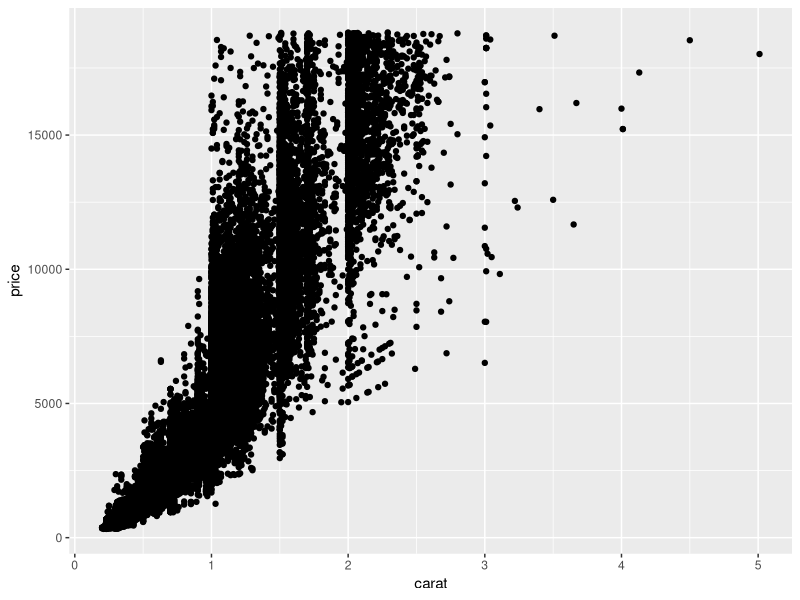
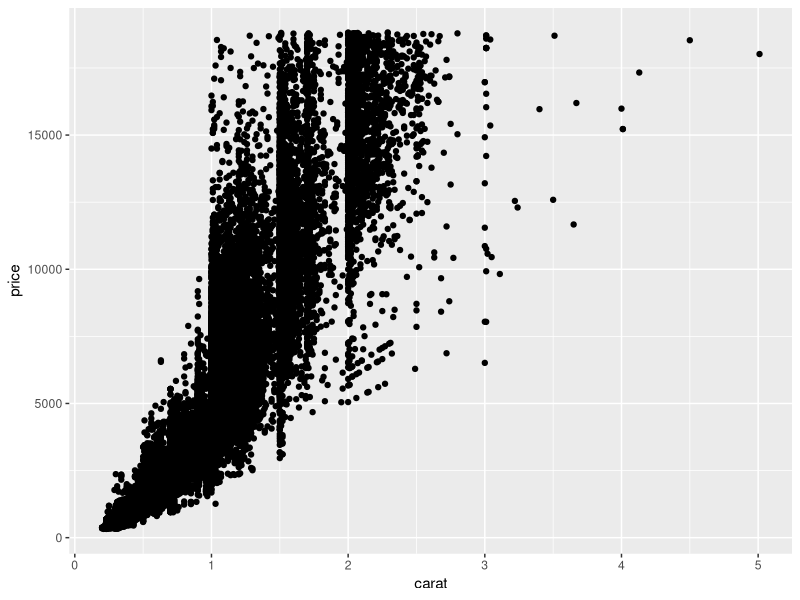
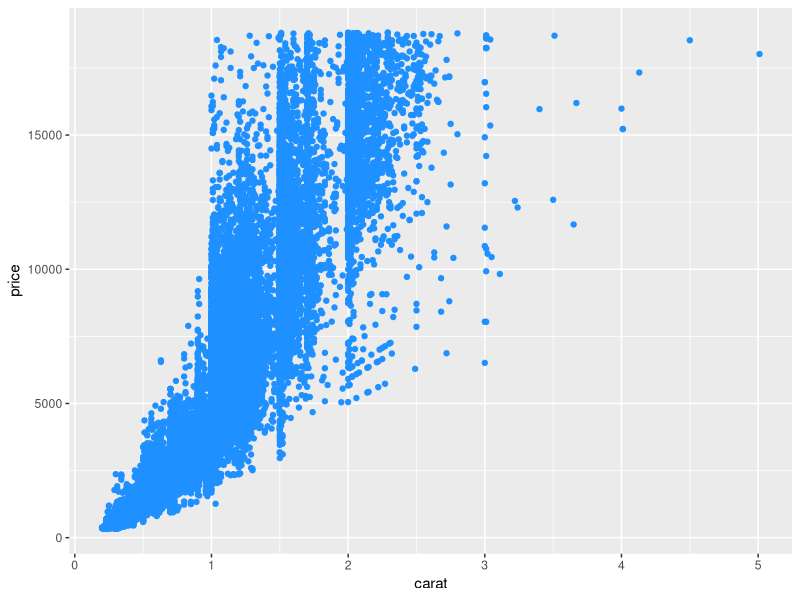
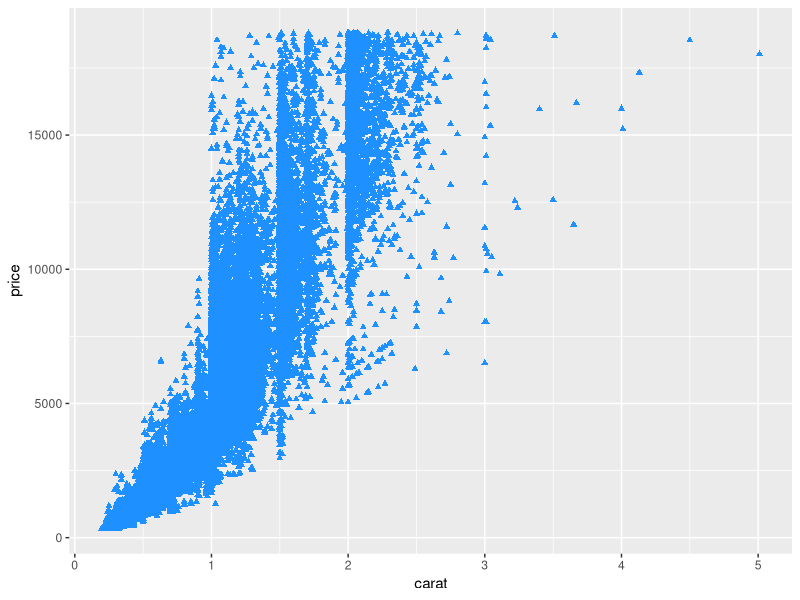
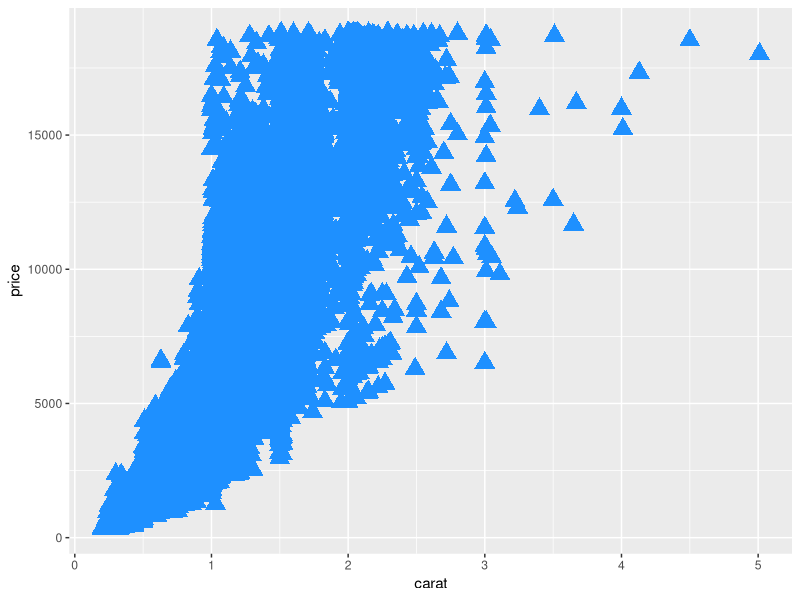
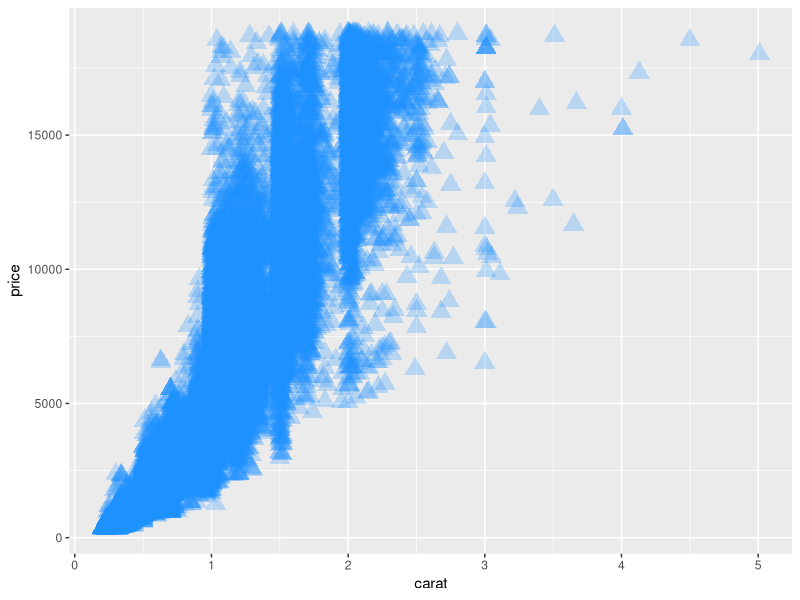
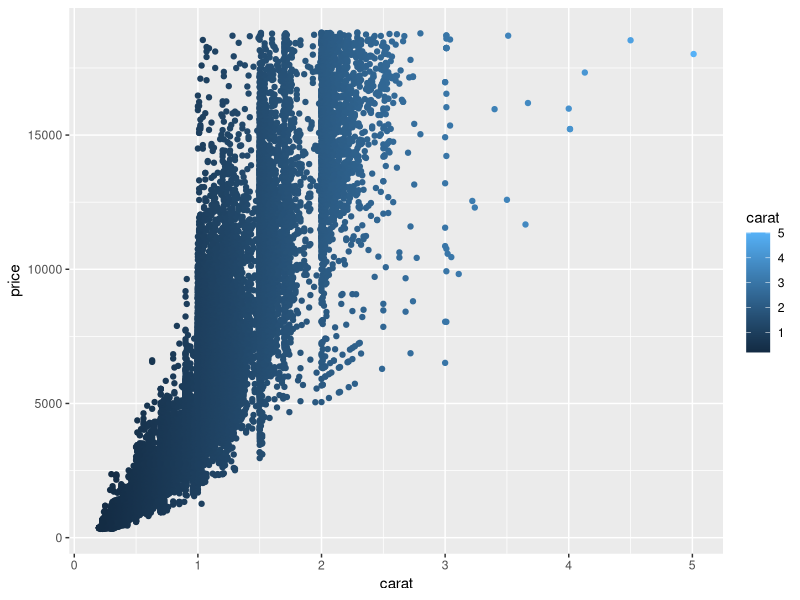
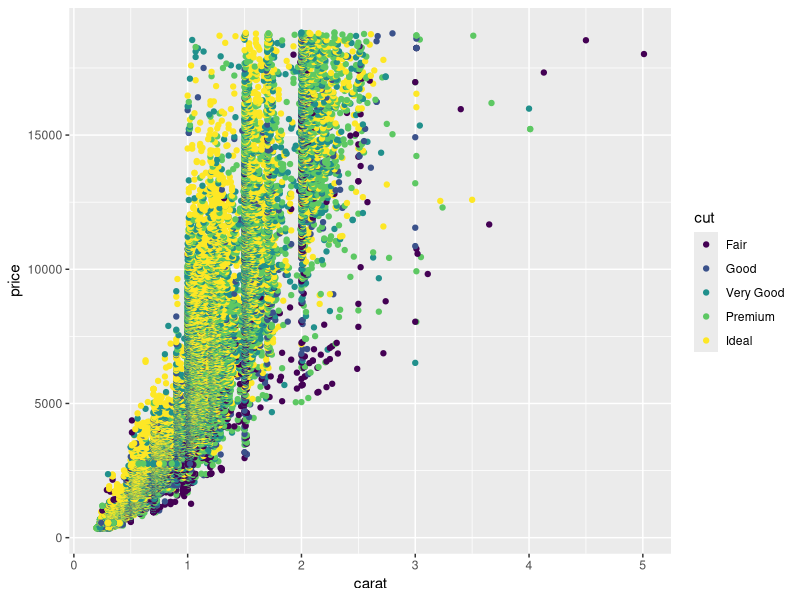

Here is the R script that generated these plots, in order:
## ---- chunk 1
knitr::opts_chunk$set(echo = TRUE)


## ---- chunk 2
#install.packages("tidyverse")
library(tidyverse)

data(diamonds)
head(diamonds)
## ---- chunk 3
ggplot(data = diamonds,aes(x=carat, y=price)) +
  geom_point()

#or

ggplot() +
  geom_point(data = diamonds,aes(x=carat, y=price))
## ---- chunk 4
#color
ggplot() +
  geom_point(data = diamonds,aes(x=carat, y=price), colour ="dodgerblue")

#shape
ggplot() +
  geom_point(data = diamonds,aes(x=carat, y=price), colour ="dodgerblue", shape = 17)

#size
ggplot() +
  geom_point(data = diamonds,aes(x=carat, y=price), colour ="dodgerblue", shape = 17, size =5)

#alpha
ggplot() +
  geom_point(data = diamonds,aes(x=carat, y=price), colour ="dodgerblue", shape = 17, size =5, alpha = 0.25)

## ---- chunk 5
#color
#numeric
ggplot() +
  geom_point(data = diamonds,aes(x=carat, y=price, colour=carat))

#factor
ggplot() +
  geom_point(data = diamonds,aes(x=carat, y=price, colour=cut))

#shape
ggplot() +
  geom_point(data = diamonds,aes(x=carat, y=price, colour=carat, shape = cut))

#size
ggplot() +
  geom_point(data = diamonds,aes(x=carat, y=price, colour=carat,size = carat))

#alpha
ggplot() +
  geom_point(data = diamonds,aes(x=carat, y=price, colour=carat, alpha = carat))

## ---- chunk 6
fake_data = data.frame(Type = rep(c("A","B","C"),  each = 30),
                       Value = c(rnorm(30, mean = 50, sd = 5),
                                 rnorm(30, mean = 70, sd = 3),
                                 rnorm(30, mean = 20, sd = 8)))

fake_data_sum <- fake_data %>% 
                  group_by(Type) %>% 
                  summarise(M_val = mean(Value),
                            SE_val = sd(Value)/sqrt(length(Value))) %>% 
                  mutate(CI_lo = M_val - 1.96 * SE_val,
                         CI_hi = M_val + 1.96 * SE_val)

## ---- chunk 7
ggplot() + 
  geom_bar(data = fake_data_sum, aes(x = Type, y = M_val), stat = "identity") + 
  theme_bw()

ggplot() + 
  geom_bar(data = fake_data_sum, aes(x = Type, y = M_val, fill = Type), stat = "identity") + 
  theme_bw()
## ---- chunk 8
# manual
ggplot() + 
  geom_bar(data = fake_data_sum, aes(x = Type, y = M_val, fill = Type), stat = "identity", colour = "black") + 
  scale_fill_manual(values = c("A" = "red", "B" = "blue", "C" = "green")) +
  labs(x = "Type", y = "Value") + 
  theme_bw()

# color brewer [http://colorbrewer2.org/#type=sequential&scheme=BuGn&n=3]
ggplot() + 
  geom_bar(data = fake_data_sum, aes(x = Type, y = M_val, fill = Type), stat = "identity", colour = "black") + 
  scale_fill_brewer(palette = "Spectral") +
  labs(x = "Type", y = "Value") + 
  theme_bw()
## ---- chunk 9

ggplot() + 
  geom_bar(data = fake_data_sum, aes(x = Type, y = M_val, fill = Type), stat = "identity", colour = "black") + 
  scale_fill_brewer(palette = "Spectral") +
  scale_y_continuous(limits = c(0, 40)) +
  labs(x = "Type", y = "Value") + 
  theme_bw()

ggplot() + 
  geom_bar(data = fake_data_sum, aes(x = Type, y = M_val, fill = Type), stat = "identity", colour = "black") + 
  scale_fill_brewer(palette = "Spectral") +
  coord_cartesian(ylim = c(0, 30)) +
  labs(x = "Type", y = "Value") + 
  theme_bw()

## ---- chunk 10
ggplot() + 
  geom_bar(data = fake_data_sum, aes(x = Type, y = M_val, fill = Type), stat = "identity", colour = "black") + 
  scale_fill_brewer(palette = "Spectral") +
  coord_cartesian(ylim = c(0, 75), xlim = c(0.25,3.75), expand = FALSE) +
  labs(x = "Type", y = "Value") + 
  theme_bw()
